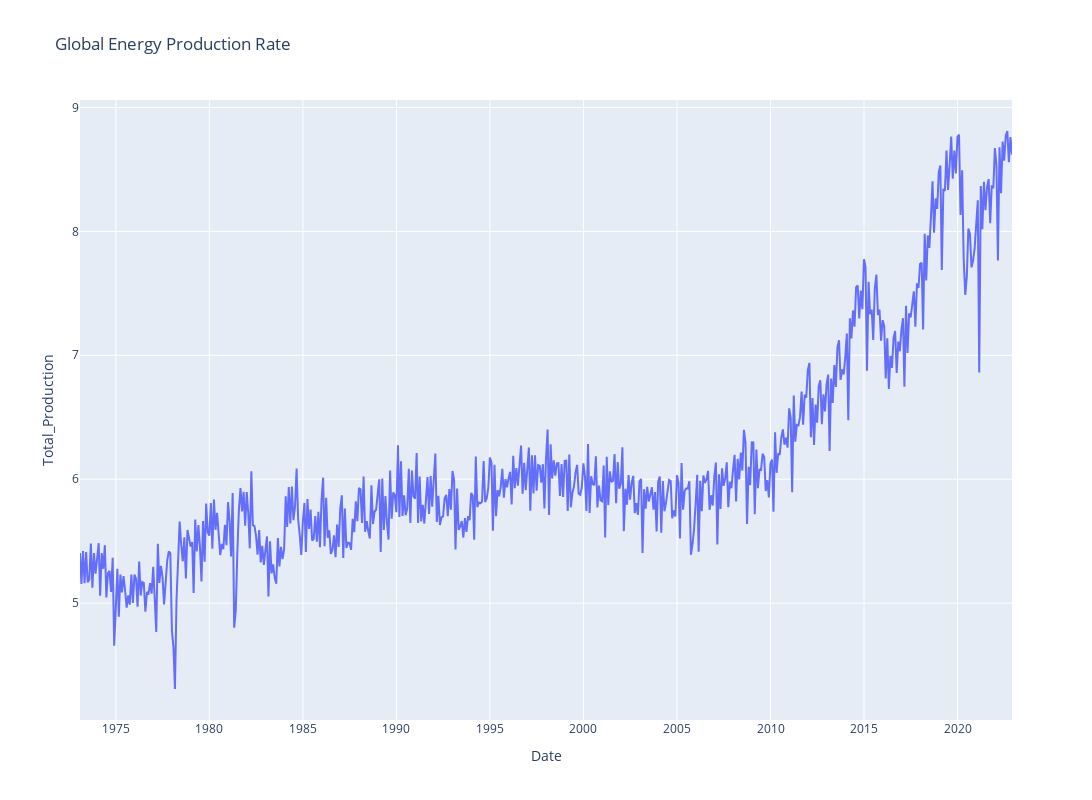

Source (notebook cell):
### Code cell
fig = px.line(total_production, x = total_production.index, y= total_production.Total_Production,labels={
                     "Month": "Month",
                     "value": "Production Rate"}, title='Global Energy Production Rate',width=1500, height=800)
fig.show()

### Figure 1 — Plotly figure (JSON) as saved in the notebook; plotly's stock layout.template omitted (floating-point values rounded to 4 significant figures; data arrays with more than 128 entries replaced by an {"elided": "..."} marker saying what was removed)
{"data": [{"hovertemplate": "Date=%{x}<br>Total_Production=%{y}<extra></extra>", "legendgroup": "", "line": {"color": "#636efa", "dash": "solid"}, "marker": {"symbol": "circle"}, "mode": "lines", "name": "", "orientation": "v", "showlegend": false, "type": "scatter", "x": {"elided": "599 str values"}, "xaxis": "x", "y": {"elided": "599 float values"}, "yaxis": "y"}], "layout": {"height": 800, "legend": {"tracegroupgap": 0}, "title": {"text": "Global Energy Production Rate"}, "width": 1500, "xaxis": {"anchor": "y", "domain": [0, 1], "title": {"text": "Date"}}, "yaxis": {"anchor": "x", "domain": [0, 1], "title": {"text": "Total_Production"}}}}
